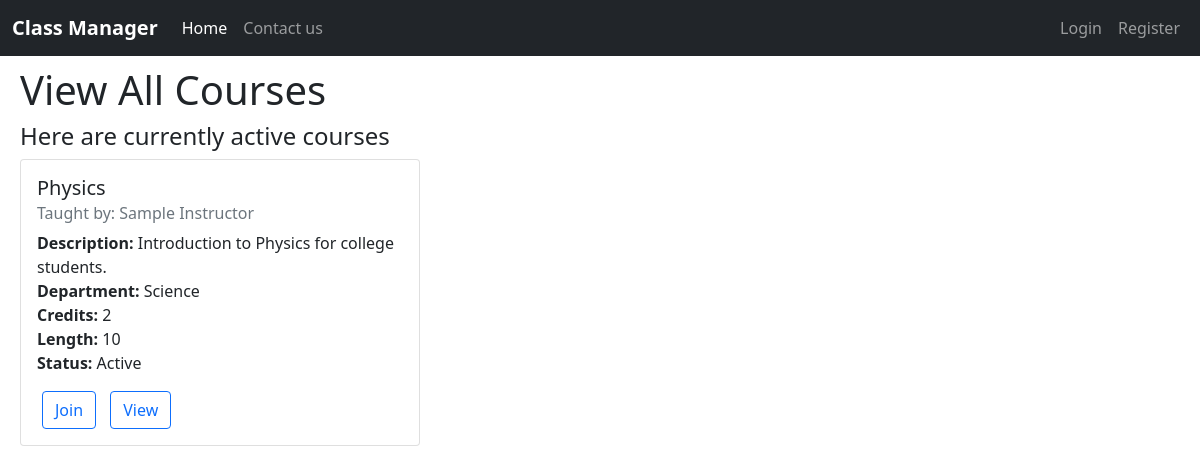
Before: /view_all_courses with the older database file.
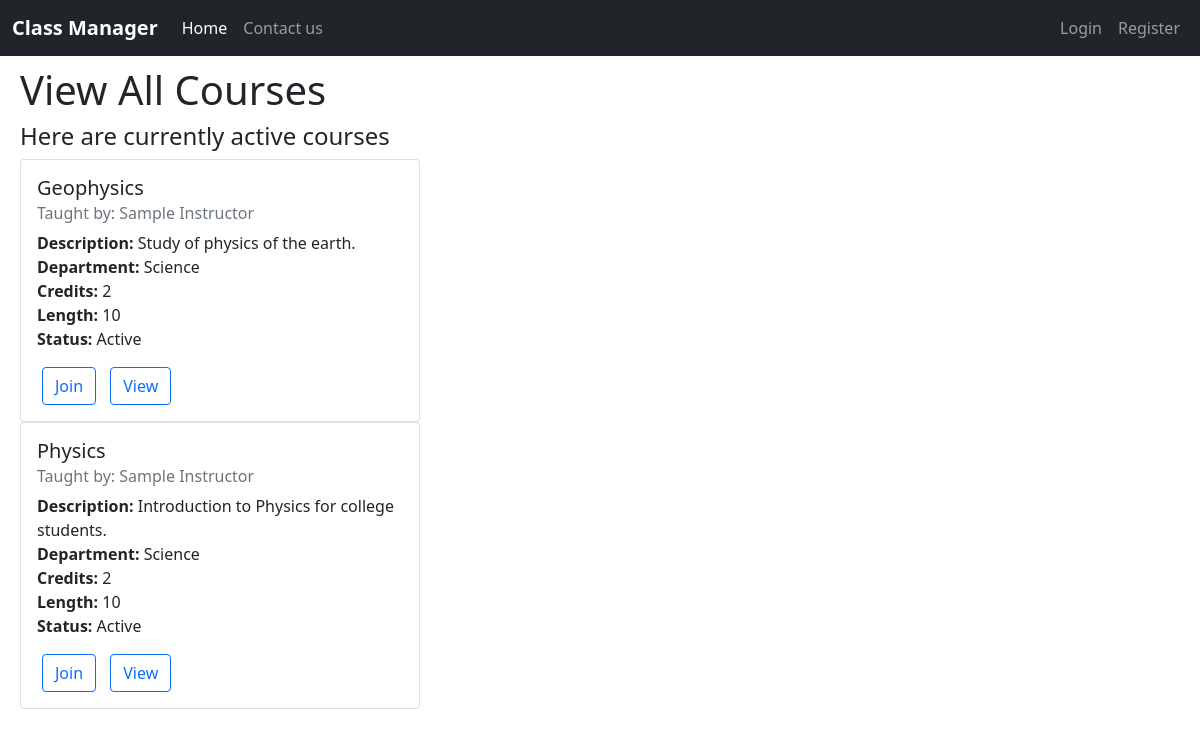
After: the same page with the newer database file.
### classmanager/models.py (models this page shows, shortened)
class Course(models.Model):
    instructor = models.ForeignKey(Instructor, on_delete=models.CASCADE)
    name = models.CharField(max_length=255, blank=False, default=None)
    is_active = models.BooleanField(default=True)
    date_created = models.DateTimeField(auto_now_add=True)
    DEPARTMENTS = [
        ("Math", "Math"), ("English", "English"),
        ("Science", "Science"), ("Technology", "Technology"),
        ("Law", "Law"), ("Art", "Art"),
        ("Business", "Business"), ("Health", "Health")
    ]
    department = models.CharField(max_length=20, choices=DEPARTMENTS, default="Other")
    description = models.TextField(max_length=1000, default=None, blank=True)
    credits = models.PositiveIntegerField(default=2)
    length = models.PositiveIntegerField(default=10)

class Instructor(models.Model):
    user = models.OneToOneField(User, primary_key=True, on_delete=models.CASCADE)
    date_of_birth = models.DateField(default=date.today)
    DEPARTMENTS = [
        ("Math", "Math"), ("English", "English"),
        ("Science", "Science"), ("Technology", "Technology"),
        ("Law", "Law"), ("Art", "Art"),
        ("Business", "Business"), ("Health", "Health")
    ]
    department = models.CharField(max_length=20, choices=DEPARTMENTS, default="Other")

class User(AbstractUser):
    is_student = models.BooleanField(default=False)
    is_instructor = models.BooleanField(default=False)
    def __str__(self):
        return self.get_full_name()

### classmanager/views.py (the view)
# urls.py: path("view_all_courses", views.view_all_courses, name="view-all-courses"),
def view_all_courses(request):
    courses = Course.objects.filter(is_active=True).order_by("name")
    return render(request, "classmanager/view_courses.html", {
        "courses": courses,
    })

### classmanager/templates/classmanager/view_courses.html
{% extends "classmanager/layout.html" %}
{% block body %}
<h1>View All Courses</h1>
{% if courses|length > 0 %}
<h4>Here are currently active courses</h4>
{% endif %}
{% for course in courses %}
<div class="card" style="max-width: 400px;">
  <div class="card-body">
    <h5 class="card-title">{{course.name}}</h5>
    <h6 class="card-subtitle mb-2 text-muted">Taught by: {{course.instructor.user}}</h6>
    <p class="card-text">
      <strong>Description:</strong> {{course.description}} <br>
      <strong>Department:</strong> {{course.department}} <br>
      <strong>Credits:</strong> {{course.credits}} <br>
      <strong>Length:</strong> {{course.length}} <br>
      <strong>Status: </strong> Active
    </p>
    <form class="button-form" action="{% url 'join-course' course_id=course.id %}" method="GET">
      <input class="btn btn-outline-primary" type="submit" value="Join" />
    </form>
    <form class="button-form" action="{% url 'view-course' course_id=course.id %}" method="GET">
      <input class="btn btn-outline-primary" type="submit" value="View" />
    </form>
  </div>
</div>
{% empty %}
<p>There are no currently active courses at the moment.</p>
{% endfor %}
{% endblock body %}

### classmanager/templates/classmanager/layout.html (shortened to what this page needs)
{% load static %}
<!DOCTYPE html>
<html lang="en">
<head>
    <link rel="stylesheet" href="{% static 'classmanager/styles.css' %}">
    <link href="https://cdn.jsdelivr.net/npm/bootstrap@5.0.2/dist/css/bootstrap.min.css" rel="stylesheet"
>
</head>
<body>
    <nav class="navbar navbar-expand-lg navbar-dark bg-dark">
        <div class="container-fluid">
            <a class="navbar-brand" href="{% url 'index' %}"><b>Class Manager</b></a>
            <div class="collapse navbar-collapse justify-content-between" id="navbarNavAltMarkup">
                <div class="navbar-nav">
                    {% if user.is_authenticated %}
                    {% else %}
                    <a class="nav-link active" aria-current="page" href="{% url 'index' %}">Home</a>
                    {% endif %}
                    <a class="nav-link" href="{% url 'contact_us' %}">Contact us</a>
                </div>
            </div>
            <div class="collapse navbar-collapse justify-content-end" id="navbarNavAltMarkup">
                <div class="navbar-nav">
                    {% if user.is_authenticated %}
                    <a class="nav-link active" aria-current="page"
                        href="{% url 'view-my-profile' %}">{{user.username}}</a>
                    <a class="nav-link" href="{% url 'logout' %}">Logout</a>
                    {% else %}
                    <a class="nav-link" href="{% url 'login' %}">Login</a>
                    {% endif %}
                    {% block right-nav %}
                    <a class="nav-link" href="{% url 'register' %}">Register</a>
                    {% endblock right-nav %}
                </div>
            </div>
        </div>
    </nav>
    <div class="main-container">
        {% block body%}
        {% endblock body%}
    </div>
</body>
</html>

### classmanager/static/classmanager/styles.css (style rules this page uses)
.main-container { margin: 10px 20px 10px 20px; }
form { max-width: 600px; }
.button-form { margin: auto; padding: 5px; display: inline; }

Changed rows visible on the page:
added Course: name "Geophysics", instructor.user "Sample Instructor", description "Study of physics of the earth.", department "Science", credits "2", length "10"
